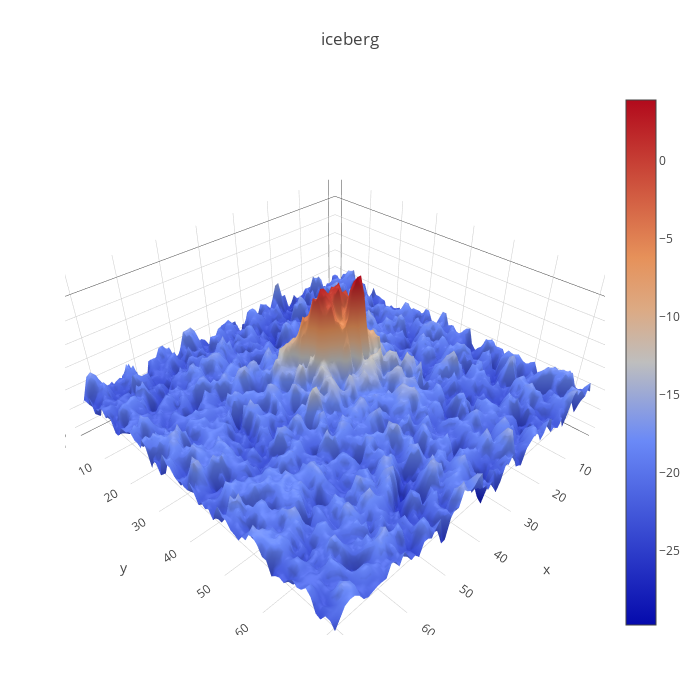

Notebook cell for this chart:
### Code cell
plotmy3d(X_band_1[5,:,:], 'iceberg')

### Figure 1 — Plotly figure (JSON) as saved in the notebook; plotly's stock layout.template omitted (floating-point values rounded to 4 significant figures; data arrays with more than 128 entries replaced by an {"elided": "..."} marker saying what was removed)
{"data": [{"type": "surface", "uid": "60a37bb6-bb99-4708-83b9-8a53b214f3f9", "z": {"elided": "75x75 float values"}}], "layout": {"autosize": false, "height": 700, "margin": {"b": 65, "l": 65, "r": 50, "t": 90}, "title": {"text": "iceberg"}, "width": 700}}
